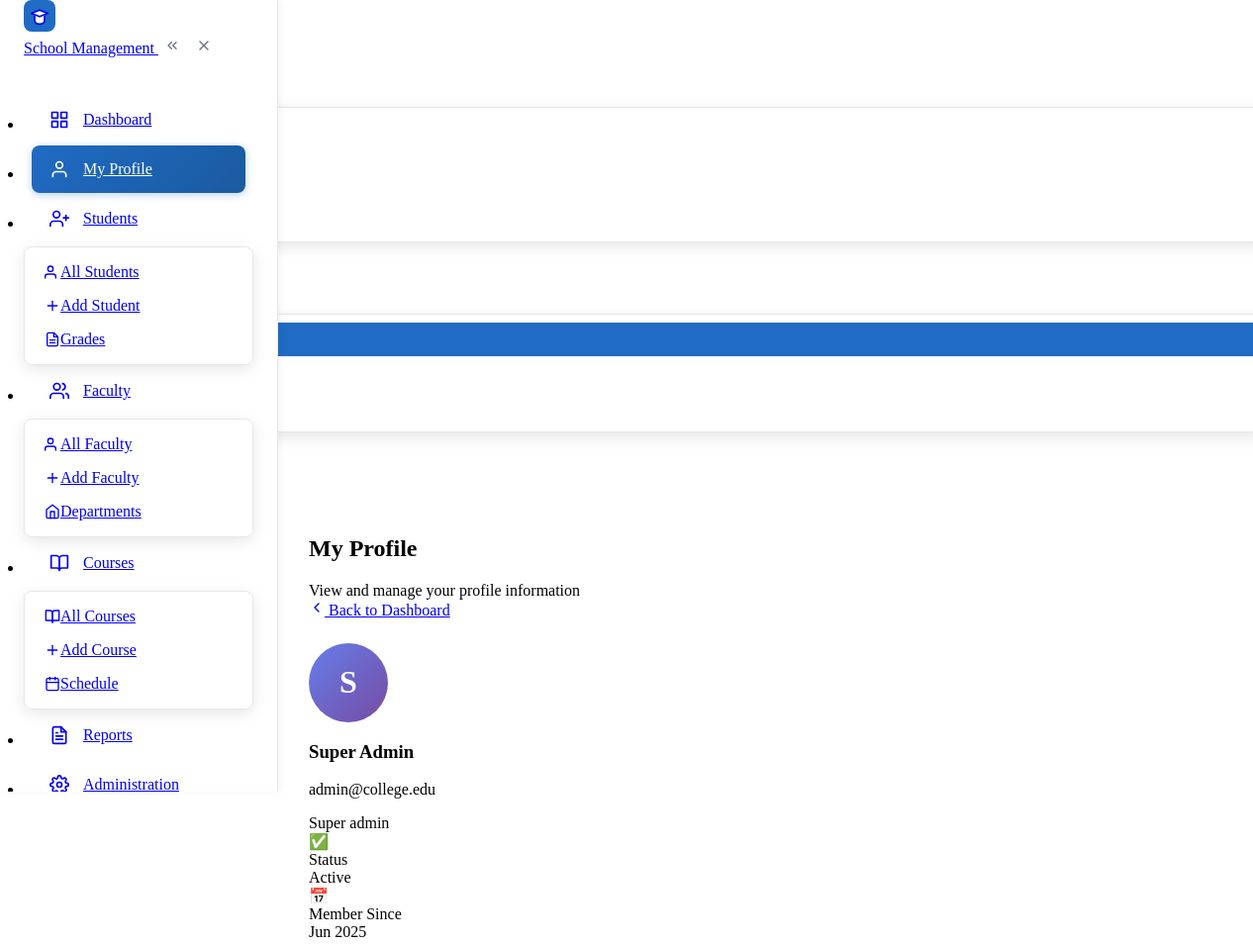
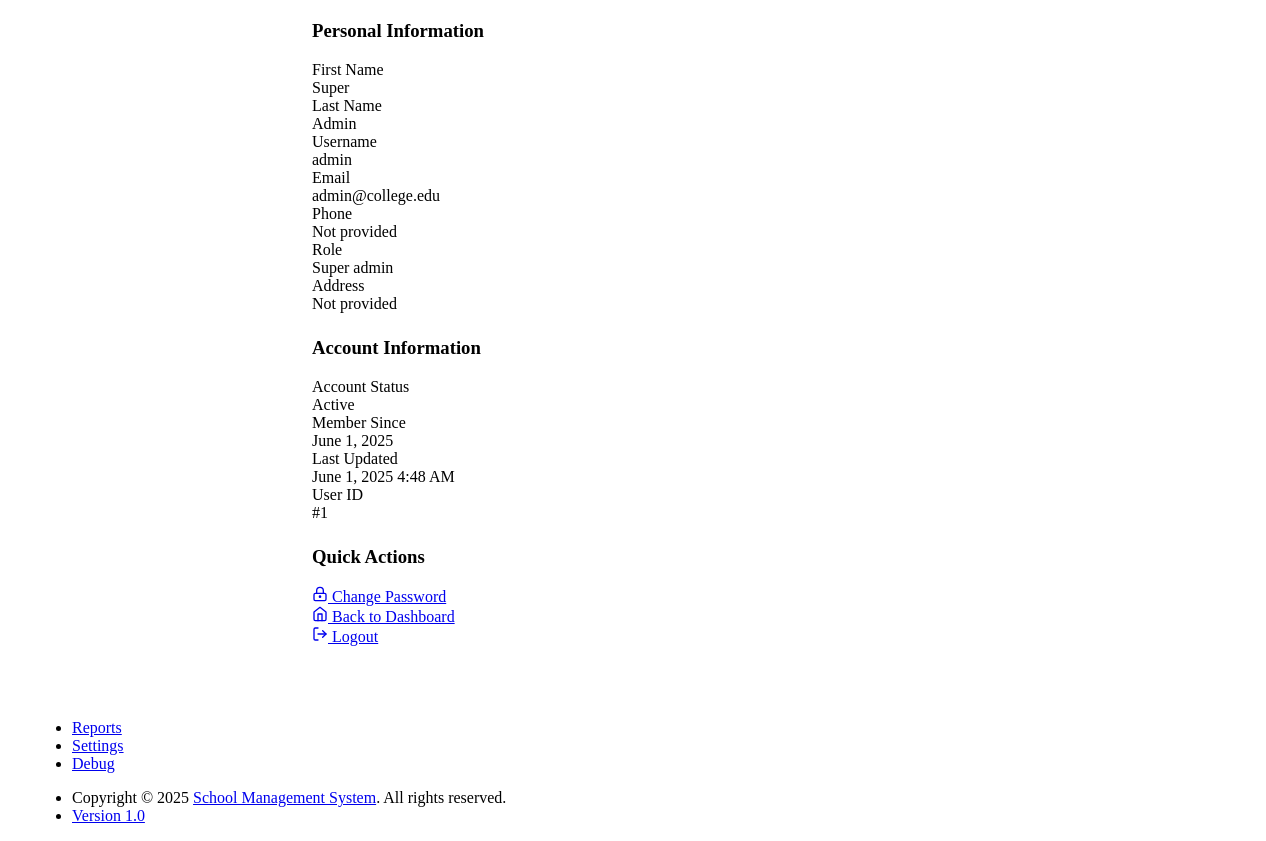
Page /dashboard.php?page=profile (signed in) on the committed database (2 pictures, top to bottom).
### tables this page shows
CREATE TABLE users (
    id INT PRIMARY KEY AUTO_INCREMENT,
    user_uuid VARCHAR(36) UNIQUE NOT NULL,
    username VARCHAR(50) UNIQUE NOT NULL,
    email VARCHAR(100) UNIQUE NOT NULL,
    password_hash VARCHAR(255) NOT NULL,
    role_id INT NOT NULL,
    first_name VARCHAR(50) NOT NULL,
    last_name VARCHAR(50) NOT NULL,
    phone VARCHAR(20),
    address TEXT,
    profile_photo VARCHAR(255),
    email_verified BOOLEAN DEFAULT FALSE,
    email_verified_at TIMESTAMP NULL,
    password_reset_token VARCHAR(255),
    password_reset_expires TIMESTAMP NULL,
    last_login TIMESTAMP NULL,
    login_attempts INT DEFAULT 0,
    locked_until TIMESTAMP NULL,
    status ENUM('active', 'inactive', 'suspended', 'pending') DEFAULT 'active',
    created_at TIMESTAMP DEFAULT CURRENT_TIMESTAMP,
    updated_at TIMESTAMP DEFAULT CURRENT_TIMESTAMP ON UPDATE CURRENT_TIMESTAMP,
    FOREIGN KEY (role_id) REFERENCES roles(id),
    INDEX idx_username (username),
    INDEX idx_email (email),
    INDEX idx_status (status)
);

CREATE TABLE roles (
    id INT PRIMARY KEY AUTO_INCREMENT,
    name VARCHAR(50) UNIQUE NOT NULL,
    description TEXT,
    permissions JSON,
    is_system_role BOOLEAN DEFAULT FALSE,
    status VARCHAR(20) DEFAULT 'active',
    created_at TIMESTAMP DEFAULT CURRENT_TIMESTAMP,
    updated_at TIMESTAMP DEFAULT CURRENT_TIMESTAMP ON UPDATE CURRENT_TIMESTAMP
);

### dashboard.php (called while the page is built, shortened)
<?php
try {
    $pdo = get_database_connection();
    $stmt = $pdo->prepare("
        SELECT u.*, r.name as role_name
        FROM users u
        LEFT JOIN roles r ON u.role_id = r.id
        WHERE u.id = ?
    ");
    $stmt->execute([$_SESSION['user_id']]);
    $user = $stmt->fetch();
} catch (Exception $e) {
    error_log("Dashboard error: " . $e->getMessage());
    die("Database error occurred");
}
include 'includes/header.php';
include 'includes/navmenu.php';
include 'includes/dashboardcontent.php';
include 'includes/footer.php';
?>

### pages/profile.php (the view, shortened to what this page needs)
<div class="row row-deck row-cards">
    <div class="col-md-4">
        <div class="card">
            <div class="card-body text-center">
                <div class="user-avatar-large mx-auto mb-3">
                    <?php echo strtoupper(substr($user['first_name'], 0, 1)); ?>
                </div>
                <h3><?php echo htmlspecialchars($user['first_name'] . ' ' . $user['last_name']); ?></h3>
                <p class="text-muted"><?php echo htmlspecialchars($user['email']); ?></p>
                <span class="badge bg-blue-lt fs-6"><?php echo ucfirst(str_replace('_', ' ', $user['role_name'] ?? 'user')); ?></span>
                <div class="mt-4">
                    <div class="row g-2">
                        <div class="col-6">
                            <div class="text-center">
                                <div class="h4 text-primary">
                                    <?php
                                    $status_icon = match($user['status']) {
                                        'active' => '✅',
                                        'inactive' => '⚪',
                                        'suspended' => '🔴',
                                        default => '⚪'
                                    };
                                    echo $status_icon;
                                    ?>
                                </div>
                                <div class="text-muted">Status</div>
                                <div class="small"><?php echo ucfirst($user['status']); ?></div>
                            </div>
                        </div>
                        <div class="col-6">
                            <div class="text-center">
                                <div class="h4 text-success">📅</div>
                                <div class="text-muted">Member Since</div>
                                <div class="small"><?php echo date('M Y', strtotime($user['created_at'])); ?></div>
                            </div>
                        </div>
                    </div>
                </div>
            </div>
        </div>
    </div>
    <div class="col-md-8">
        <div class="card">
            <div class="card-header">
                <h3 class="card-title">Personal Information</h3>
            </div>
            <div class="card-body">
                <div class="row g-3">
                    <div class="col-md-6">
                        <label class="form-label">First Name</label>
                        <div class="form-control-plaintext"><?php echo htmlspecialchars($user['first_name']); ?></div>
                    </div>
                    <div class="col-md-6">
                        <label class="form-label">Last Name</label>
                        <div class="form-control-plaintext"><?php echo htmlspecialchars($user['last_name']); ?></div>
                    </div>
                    <div class="col-md-6">
                        <label class="form-label">Username</label>
                        <div class="form-control-plaintext"><?php echo htmlspecialchars($user['username']); ?></div>
                    </div>
                    <div class="col-md-6">
                        <label class="form-label">Email</label>
                        <div class="form-control-plaintext"><?php echo htmlspecialchars($user['email']); ?></div>
                    </div>
                    <div class="col-md-6">
                        <label class="form-label">Phone</label>
                        <div class="form-control-plaintext"><?php echo htmlspecialchars($user['phone'] ?: 'Not provided'); ?></div>
                    </div>
                    <div class="col-md-6">
                        <label class="form-label">Role</label>
                        <div class="form-control-plaintext">
                            <span class="badge bg-blue"><?php echo ucfirst(str_replace('_', ' ', $user['role_name'] ?? 'user')); ?></span>
                        </div>
                    </div>
                    <div class="col-12">
                        <label class="form-label">Address</label>
                        <div class="form-control-plaintext"><?php echo htmlspecialchars($user['address'] ?: 'Not provided'); ?></div>
                    </div>
                </div>
            </div>
        </div>
        <div class="card mt-3">
            <div class="card-header">
                <h3 class="card-title">Account Information</h3>
            </div>
            <div class="card-body">
                <div class="row g-3">
                    <div class="col-md-6">
                        <label class="form-label">Account Status</label>
                        <div class="form-control-plaintext">
                            <?php
                            $status_class = match($user['status']) {
                                'active' => 'bg-green',
                                'inactive' => 'bg-gray',
                                'suspended' => 'bg-red',
                                default => 'bg-gray'
                            };
                            ?>
                            <span class="badge <?php echo $status_class; ?>"><?php echo ucfirst($user['status']); ?></span>
                        </div>
                    </div>
                    <div class="col-md-6">
                        <label class="form-label">Member Since</label>
                        <div class="form-control-plaintext"><?php echo date('F j, Y', strtotime($user['created_at'])); ?></div>
                    </div>
                    <div class="col-md-6">
                        <label class="form-label">Last Updated</label>
                        <div class="form-control-plaintext"><?php echo date('F j, Y g:i A', strtotime($user['updated_at'])); ?></div>
                    </div>
                    <div class="col-md-6">
                        <label class="form-label">User ID</label>
                        <div class="form-control-plaintext">#<?php echo $user['id']; ?></div>
                    </div>
                </div>
            </div>
        </div>
        <div class="card mt-3">
            <div class="card-header">
                <h3 class="card-title">Quick Actions</h3>
            </div>
            <div class="card-body">
                <div class="row g-2">
                    <div class="col-auto">
                        <a href="dashboard.php?page=settings" class="btn btn-outline-primary">
                            Change Password
                        </a>
                    </div>
                    <div class="col-auto">
                        <a href="dashboard.php" class="btn btn-outline-secondary">
                            <svg xmlns="http://www.w3.org/2000/svg" width="16" height="16" class="me-1" viewBox="0 0 24 24" fill="none" stroke="currentColor" stroke-width="2" stroke-linecap="round" stroke-linejoin="round">
                                <path d="M3 9l9-7 9 7v11a2 2 0 0 1-2 2H5a2 2 0 0 1-2-2z"></path>
                                <polyline points="9,22 9,12 15,12 15,22"></polyline>
                            </svg>
                            Back to Dashboard
                        </a>
                    </div>
                    <div class="col-auto">
                        <a href="logout.php" class="btn btn-outline-danger">
                            Logout
                        </a>
                    </div>
                </div>
            </div>
        </div>
    </div>
</div>

### includes/header.php (style rules this page uses)
.user-avatar-large { width: 80px; height: 80px; background: linear-gradient(135deg, #667eea 0%, #764ba2 100%); border-radius: 50%; display: flex; align-items: center; justify-content: center; color: white; font-weight: 600; font-size: 2rem; }
.card { transition: all 0.3s ease; margin-bottom: 1.5rem; }

### rows in the picture
users: first_name "S", first_name+last_name "Super Admin", email "admin@college.edu", role.name "Super admin", status "✅", status "Active", created_at "Jun 2025", first_name "Super", last_name "Admin", username "admin", phone "Not provided", address "Not provided", created_at "June 1, 2025", updated_at "June 1, 2025 4:48 AM", id "1"
